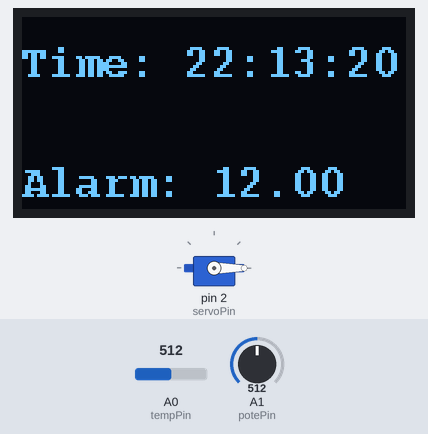
A sketch run on a simulated Arduino Uno, built with avr-gcc and run on an emulated ATmega328P. Parts: servo, 128×64 one-colour display. Inputs (shaded band) come from the test bench; at power-on: A1 (potePin) = 512, A0 (tempPin) = 512. The local clock reads 2024-03-15 10:24:30 at power-on unless the sketch sets it.

Above: at 0.91 s.
1.3 s: A1 (potePin) set to 967
At 1.97 s:
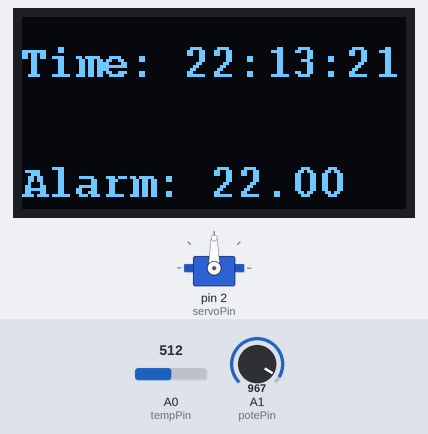
4.2 s: A1 (potePin) set to 987
At 5.2 s:
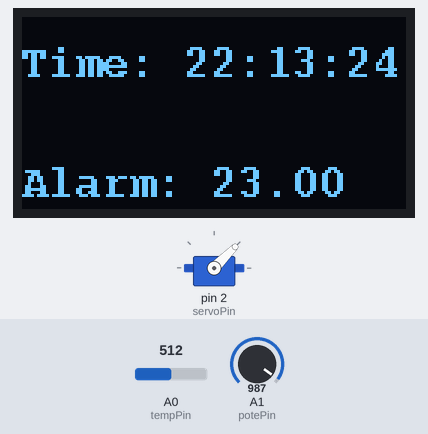
7.2 s: A1 (potePin) set to 1023
At 9.1 s:
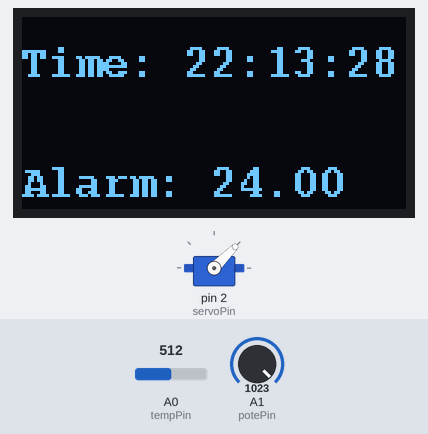
9.8 s: A0 (tempPin) set to 306
At 11.1 s:
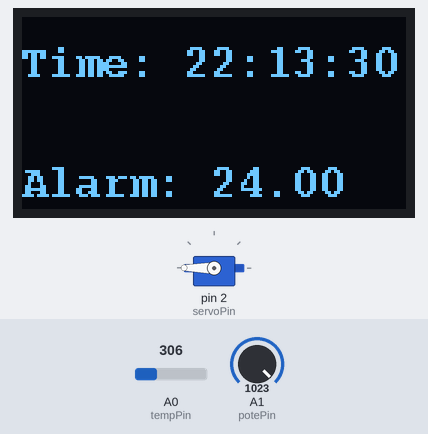
Timing chart, 0 to 12.8 s (numbered marks = the images above; inputs shaded):
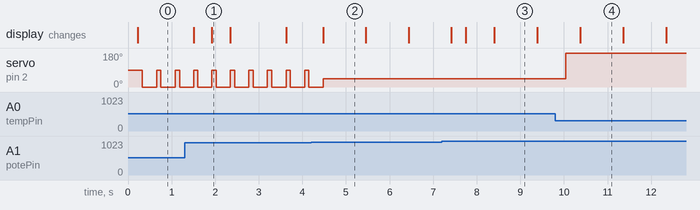

The sketch:

clockProject.ino
```cpp
/*
* Name: Clock and temp project
* Author: Elliot Cederlund
* Date: 2024-11-12
* Description: This project uses a ds3231 to measure time and displays the time to an 1306 oled display,
* it also displays a time determinted by a potentiometer on the display. Further, it measures temprature with a analog
* temprature module and displays a mapped value to a 9g-servo-motor. If the current time is higher than
* the time set by the potentiometer the 9h-servo-motor instead signals the alarm.
*/

// include L´libraries
#include "U8glib.h"
#include <Servo.h>
#include <RTClib.h>
#include <Wire.h>

// init constants
byte tempPin = A0;
byte potePin = A1;
int servoPin = 2;
// init global variables

// construct objects
U8GLIB_SSD1306_128X64 u8g(U8G_I2C_OPT_NO_ACK);
Servo serv;
RTC_DS3231 rtc;

void setup() {
  // init communication
  Serial.begin(9600);
  Wire.begin();
  // init hardware
  pinMode(A0, INPUT);
  u8g.setFont(u8g_font_courB10);
  serv.attach(servoPin);
  rtc.begin();
  rtc.adjust(DateTime(F(__DATE__),F(__TIME__)));
}

void loop() {
  float potentio = map(analogRead(potePin),0,1023,0,24);
  oledWrite("Time: " + getTime(),"Alarm: " + String(potentio));
  if(getAlarm(potentio) == true){
    servoWrite(20);
    delay(100);
    servoWrite(30);
    delay(100);
  }
  else{
    servoWrite(getTemp());
    delay(100);
  }

}

/*
*This function converts a potentiometers output from 0-24 to determine if its value is lower than the current time and returns true/false.
*Parameters: value: potentiometer value
*Returns: true or false
*/

bool getAlarm(float value){
  if(value <= rtc.now().hour()){
    return(true);
  }
  else{
    return(false);
  }
}

/*
*This function reads time from an ds3231 module and package the time as a String
*Parameters: Void
*Returns: time in hh:mm:ss as String
*/

String getTime(){
  DateTime now = rtc.now();
  return(String(now.hour()) + ":" + String(now.minute()) + ":" + String(now.second()));
}

/*
* This function reads an analog pin connected to an analog temprature sensor and calculates the corresponding temp
*Parameters: Void
*Returns: temprature as float
*/
float getTemp(){
  int Vo;
  float R1 = 10000; // value of R1 on board
  float logR2, R2, T;
  float c1 = 0.001129148, c2 = 0.000234125, c3 = 0.0000000876741; //steinhart-hart coeficients for thermistor
  Vo = analogRead(tempPin);
  R2 = R1 * (1023.0 / (float)Vo - 1.0); //calculate resistance on thermistor
  logR2 = log(R2);
  T = (1.0 / (c1 + c2*logR2 + c3*logR2*logR2*logR2)); // temperature in Kelvin
  T = T - 273.15; //convert Kelvin to Celcius
  return T;
}

/*
* This function takes a string and draws it to an oled display
*Parameters: - text1, text2: Time and Alarm
*Returns: void
*/
void oledWrite(String text1,String text2){
  u8g.firstPage();
  do {
    u8g.drawStr(0,20,text1.c_str());
    u8g.drawStr(0,60,text2.c_str());
  } while(u8g.nextPage());
}

/*
* takes a temprature value and maps it to corresppnding degree on a servo or signals the alarm
*Parameters: - value: temprature or alarm sequence
*Returns: void
*/
void servoWrite(float value){
  serv.write(map(value,20,30,90,0));
}
```

Measured:
- the behaviour switches between 980 and 981 on A1 (potePin) (found by bisection; images 1 and 2)
- after the input at 9.8 s, servo on pin 2 (servoPin): 45° → 180° after 0.25 s
- what the display in image 1 shows lasts 0.5 s, from 1.9 s to 2.4 s
- what the display in image 2 shows lasts 1.0 s, from 4.5 s to 5.5 s
